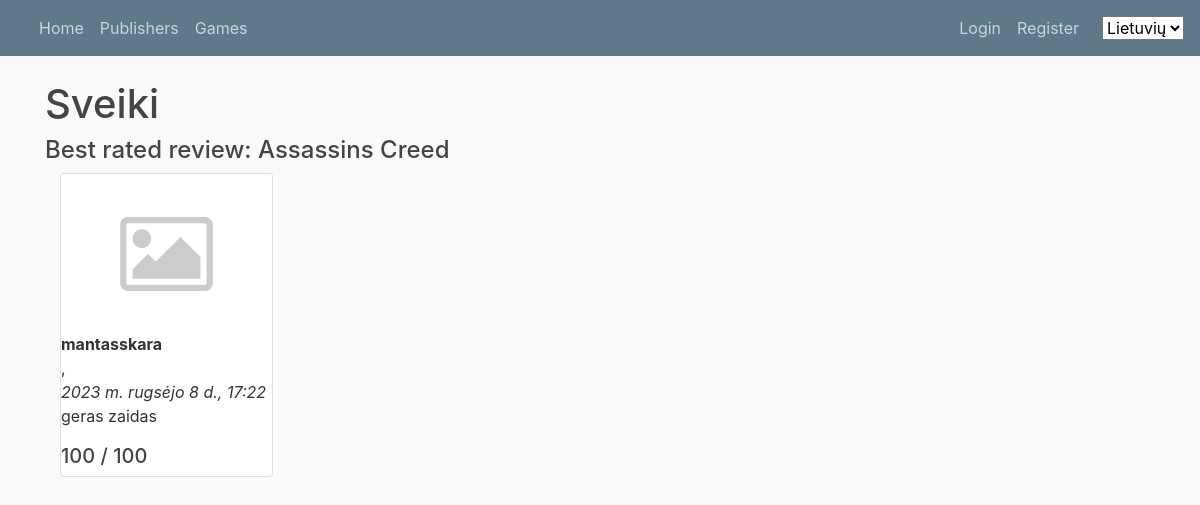
The app's page /reviews/ with its own data.
### reviews/models.py (models this page shows, shortened)
class GameReview(models.Model):
    game = models.ForeignKey(
        Game, on_delete=models.SET_NULL, null=True, blank=True)
    reviewer = models.ForeignKey(
        User, on_delete=models.SET_NULL, null=True, blank=True)
    date_created = models.DateTimeField(auto_now_add=True)
    rating = models.PositiveIntegerField('Rating', default=50, validators=[
        MinValueValidator(0), MaxValueValidator(100)])
    content = models.TextField('Review Content', max_length=2000)

class Game(models.Model):
    title = models.CharField('Name', max_length=200)
    publisher = models.ForeignKey(
        'Publisher', on_delete=models.SET_NULL, null=True, related_name='games')
    summary = models.TextField(
        _('Summary'), max_length=1000, help_text='Game description')
    genre = models.ManyToManyField(
        Genre, help_text='Select genres for games')
    cover = models.ImageField('Cover', upload_to='covers', null=True)

### reviews/views.py (the view)
# urls.py: path('', views.index, name='index'),
def index(request):
    best_review = GameReview.objects.annotate(
        max_rating=Max('rating')
    ).filter(rating=F('max_rating')).order_by('-date_created').first()
    context = {
        'best_review': best_review,
    }
    return render(request, 'index.html', context)

### reviews/templates/index.html
{% extends "base.html" %}
{% load i18n %}
{% load static %}
{% block content %}
<html>
<head></head>
<body>
<h1>{% trans "Welcome to game reviews" %}</h1>
{% if best_review %}
  <h4>{% trans "Best rated review:" %} {{ best_review.game.title }}</h4>
  <div class="col-md-4 d-flex align-items-stretch">
    <div class="card mb-4 shadow-sm">
      {% if best_review.game.cover %}
        <img src="{{ best_review.game.cover.url }}" class="card-img-top" alt="...">
      {% else %}
        <img src="{% static 'img/no-image.png' %}" class="card-img-top">
      {% endif %}
      <strong>{{ best_review.reviewer }}</strong>, <em>{{ best_review.date_created }}</em>
      <p>{{ best_review.content }}</p>
      <h5>{{ best_review.rating }} / 100</h5>
    </div>
  </div>
{% else %}
  <p>There are no reviews</p>
{% endif %}
</body>
</html>
{% endblock content %}

### reviews/static/main.css (style rules this page uses)
body { background: #fafafa; color: #333333; margin-top: 5rem; }
h1, h2, h3, h4, h5, h6 { color: #444444; }

### records on screen
GameReview: game "Assassins Creed", reviewer "mantasskara", date_created "2023 m. rugsėjo 8 d., 17:22", content "geras zaidas", rating "100"

### other values on screen
form field language "Lietuvių"
